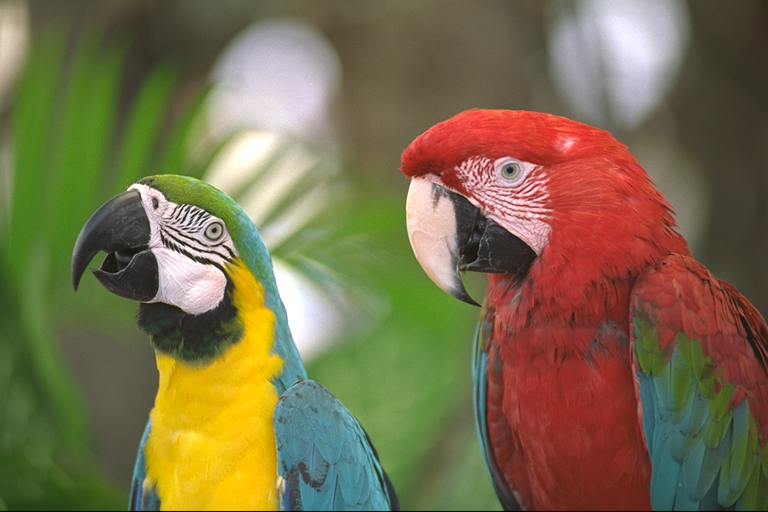
#> input picture tsks24/lab4/image1.png, 768 x 512 px
$ python DemoD.py
#> lines starting #> are read from the running program, lines starting #| are printed output that depends on the picture; long printed decimals are rounded
### tsks24/lab4/jpeglab.py
# JPEG lab module

import numpy as np
import sys
def rgb2ycbcr(r, g=0, b=0):
    if r.ndim == 3:
        g = r[:,:,1]
        b = r[:,:,2]
        r = r[:,:,0]
    y = 16. + (65.481*r + 128.553*g + 24.966*b)/255.
    cb = 128. + (-37.797*r - 74.203*g + 112.*b)/255.
    cr = 128. + (112.*r - 93.786*g - 18.214*b)/255.
    return (y, cb, cr)

# [5 lines left out: function ycbcr2rgb, not called in this run]

def im2col_distinct(A, blocksize):
	nrows, ncols = blocksize
	nele = nrows*ncols
	nrowspad = A.shape[0]//nrows+(A.shape[0]%nrows>0)
	ncolspad = A.shape[1]//ncols+(A.shape[1]%ncols>0)
	A1 = np.zeros((nrows*nrowspad, ncols*ncolspad))
	A1[:A.shape[0], :A.shape[1]] = A
	t = np.swapaxes(A1.reshape(nrowspad,nrows,ncolspad,ncols),0,3)
	out = t.reshape(nele,-1)
	return (out)

def col2im_distinct(A, blocksize, shp):
	nrows, ncols = blocksize
	nele = nrows*ncols
	nrowspad = shp[0]//nrows+(shp[0]%nrows>0)
	ncolspad = shp[1]//ncols+(shp[1]%ncols>0)
	t = np.swapaxes(A.reshape(ncols,nrows,ncolspad,nrowspad),0,3)
	out = t.reshape(nrows*nrowspad, ncols*ncolspad)[:shp[0],:shp[1]]
	return (out)

def dct2basemx(block):			#Make a 2D DCT transform matrix
    m, n = block
    N = m*n
    X = np.arange(m)[np.newaxis,np.newaxis,:,np.newaxis]
    Y = np.arange(n)[np.newaxis,np.newaxis,np.newaxis,:]
    I = np.arange(m)[:,np.newaxis,np.newaxis,np.newaxis]
    J = np.arange(n)[np.newaxis,:,np.newaxis,np.newaxis]
    #Form from here: https://www.math.cuhk.edu.hk/~lmlui/dct.pdf, I've used numpys internal broadcasting to skip using meshgrids since they can be error-prone
    DCT_tensor = (2/np.sqrt(n*m)*np.sqrt(0.5)**(I==0) *np.sqrt(0.5)**(J==0)*(np.cos((2*X+1)*I*np.pi/(2*n))*np.cos((2*Y+1)*J*np.pi/(2*m))))
    DCT_matrix = DCT_tensor.reshape(n*m,n*m)#The tensor has shape i,j,x,y we reshape it to i*j,x*y
    return DCT_matrix

def bdct(im, M):				#bdct - block dct of image
    if isinstance(M,int):
        M =(M,M)
    dct_base_matrix = dct2basemx(M)
    column_im = im2col_distinct(im, M)
    t = np.dot(dct_base_matrix,column_im)

    return (t)

def ibdct(t, M, shp):				#bdct - block dct of image
	if isinstance(M,int):
		M =(M,M)
	if isinstance(shp,int):
		shp = (shp,shp)
	if M[0]*M[1] != t.shape[0]:
		sys.exit('The blocksize does not fit the transform image.')
	im = col2im_distinct(np.dot(dct2basemx(M).T,t), M, shp)
	return (im)

def bquant(t, qmtx):
	if isinstance(qmtx, int):
		tq = np.round(t/np.float64(qmtx))# Only one quantization value
	else:
		qmtx = qmtx.reshape(-1,1)
		if t.shape[0] != qmtx.shape[0]:
			sys.exit('Wrong number of quantization values.')
		tq = np.round(t/np.kron(np.ones((1,t.shape[1])),qmtx.astype(float)))
	return (tq)

def brec(tq, qmtx):
	if isinstance(qmtx, int):
		t = tq*qmtx				# Only one quantization value
	else:
		qmtx = qmtx.reshape(-1,1)
		if tq.shape[0] != qmtx.shape[0]:
			sys.exit('Wrong number of quantization values.')
		t = tq*np.kron(np.ones((1,tq.shape[1])),qmtx.astype(float))
	return (t)

def jpgqmtx():
	Q=np.array([[ 16],
       [ 12],
       [ 14],
       [ 14],
       [ 18],
       [ 24],
       [ 49],
       [ 72],
       [ 11],
       [ 12],
       [ 13],
       [ 17],
       [ 22],
       [ 35],
       [ 64],
       [ 92],
       [ 10],
       [ 14],
       [ 16],
       [ 22],
       [ 37],
       [ 55],
       [ 78],
       [ 95],
       [ 16],
       [ 19],
       [ 24],
       [ 29],
       [ 56],
       [ 64],
       [ 87],
       [ 98],
       [ 24],
       [ 26],
       [ 40],
       [ 51],
       [ 68],
       [ 81],
       [103],
       [112],
       [ 40],
       [ 58],
       [ 57],
       [ 87],
       [109],
       [104],
       [121],
       [100],
       [ 51],
       [ 60],
       [ 69],
       [ 80],
       [103],
       [113],
       [120],
       [103],
       [ 61],
       [ 55],
       [ 56],
       [ 62],
       [ 77],
       [ 92],
       [101],
       [ 99]])
	return (Q)

# [54 lines left out: functions zigzag_indices, zigzag_matrix, plot_zigzag_scan, not called in this run]

### tsks24/lab4/DemoA.py
import numpy as np
from scipy import signal, misc, ndimage
import cv2
from matplotlib import pyplot as plt
plt.rcParams['image.interpolation'] = 'nearest'
import jpeglab as jl


def mse(x,y):
    return np.mean((x-y)**2)

def psnr(x,y):
    return 10*np.log10(255**2/mse(x,y))

# [27 lines that do not run on import are left out]

### tsks24/lab4/DemoD.py
import numpy as np
from scipy import signal, misc, ndimage
import cv2
from matplotlib import pyplot as plt
plt.rcParams['image.interpolation'] = 'nearest'
import jpeglab as jl
from DemoA import mse, psnr

orig = cv2.imread('image1.png')
#> orig is the input picture: shape (512, 768, 3); mean B, G, R 75.8, 109.6, 121.7
orig = cv2.cvtColor(orig, cv2.COLOR_BGR2RGB)

y, cb, cr = jl.rgb2ycbcr(orig)
#> in rgb2ycbcr, `g = r[:,:,1]`:
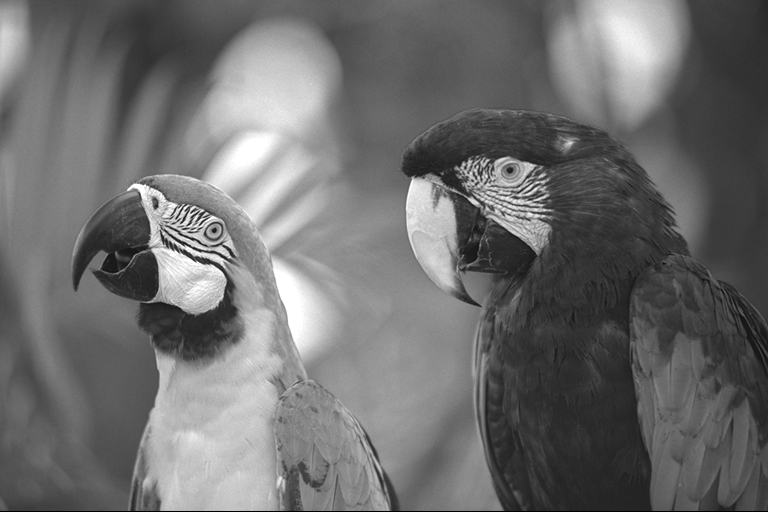
#> g: shape (512, 768); min 0, max 255, mean 109.6
#> in rgb2ycbcr, `b = r[:,:,2]`:
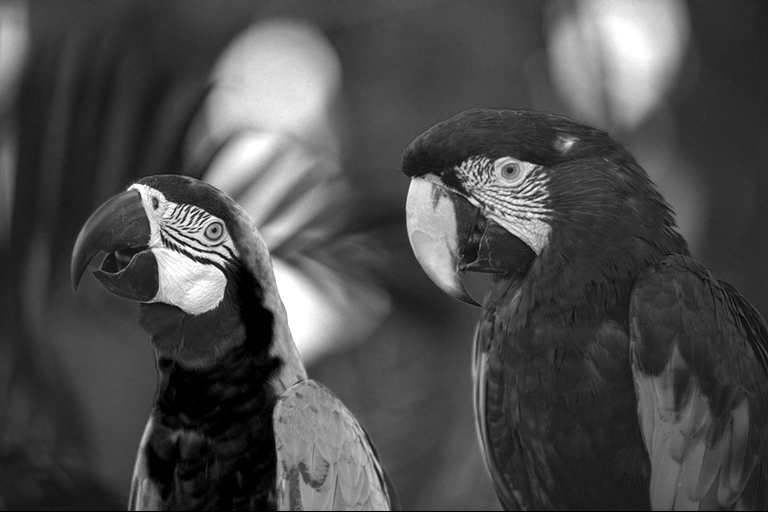
#> b: shape (512, 768); min 0, max 255, mean 75.8
#> in rgb2ycbcr, `r = r[:,:,0]`:
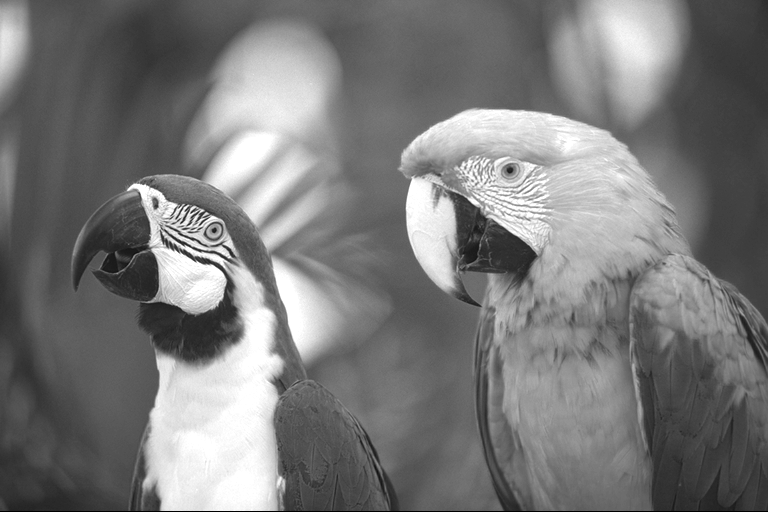
#> r: shape (512, 768); min 0, max 255, mean 121.7
#> in rgb2ycbcr, `cb = 128. + (-37.797*r - 74.203*g + 112.*b)/255.`:
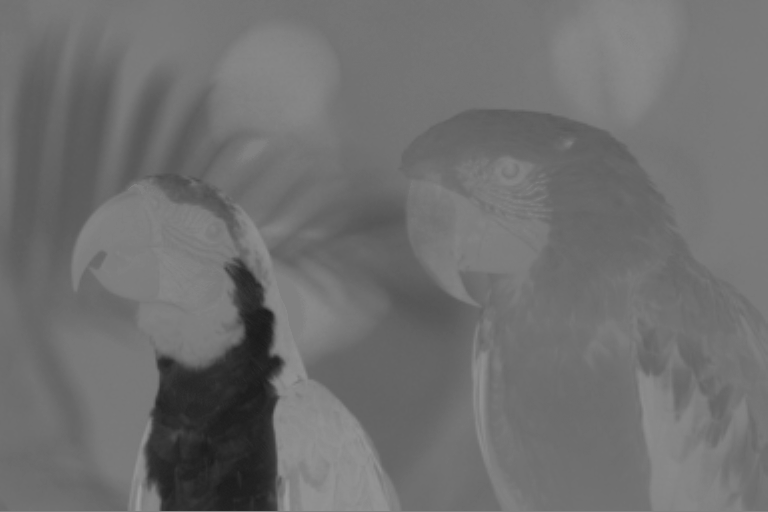
#> cb: shape (512, 768) float64; min 25.89, max 157.8, mean 111.4
#> in rgb2ycbcr, `cr = 128. + (112.*r - 93.786*g - 18.214*b)/255.`:
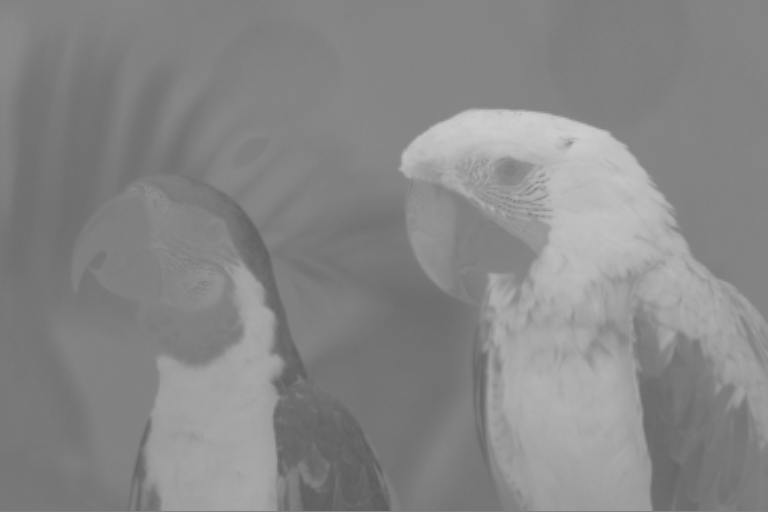
#> cr: shape (512, 768) float64; min 92.59, max 205.6, mean 135.7

plt.figure(0)
plt.imshow(y, 'gray', clim=(0, 255))
plt.title('y')

plt.show(block=False)


Yb = jl.bdct(y, (8, 8))
#> in bdct, `t = np.dot(dct_base_matrix,column_im)`:
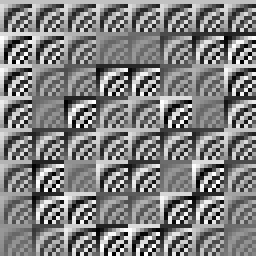
#> dct_base_matrix: shape (64, 64) float64 (shown 4 times larger); min -0.24, max 0.24, mean 0.00195; drawn with min black and max white
ulim = np.max(np.abs(Yb))/10
#> ulim = 188
# [5 lines of commented-out code are left out]

yn = jl.ibdct(Yb, (8, 8), y.shape)
#plt.figure(4)
#plt.imshow(yn,'gray',clim=(0,255))
#plt.title('inverse transformaed image yn')

"""print('MSE:', mse(y,yn))
print('PSNR:', psnr(y,yn))
print('maximum diff: ', np.max(np.abs(y-yn)))"""

#plt.show(block=False)

Yb = jl.bdct(y, (8, 8))
Ybq = np.zeros_like(Yb)
Ybq[(0, 1, 8, 9), :] = np.round(Yb[(0, 1, 8, 9), :])
yq2 = jl.ibdct(Ybq, (8, 8), (512, 768))
#plt.figure(5)
#plt.imshow(yq2, 'gray', clim=(0, 255))
#plt.title('coded image yq2 4 coefficients')

"""
print(f'min: {np.min(Ybq)} max: {np.max(Ybq)}')

print('MSE:', mse(yn,yq2))
print('PSNR:', psnr(yn,yq2))"""

#plt.show(block=False)


Yb9 = jl.bdct(y, (8, 8))
Ybq9 = np.zeros_like(Yb)
Ybq9[(0, 1, 2, 8, 9, 10, 16, 17, 18), :] = np.round(Yb[(0, 1, 2, 8, 9, 10, 16, 17, 18), :])
yq29 = jl.ibdct(Ybq9, (8, 8), (512, 768))
#plt.figure(5)
#plt.imshow(yq2, 'gray', clim=(0, 255))
#plt.title('coded image yq2 9 coefficients')
"""
print("YBQ9-------------------------")
print(f'min: {np.min(Ybq9)} max: {np.max(Ybq9)}')
print('MSE:', mse(yn,yq29))
print('PSNR:', psnr(yn,yq29))"""

#plt.show(block=True)

"""
Q1 = 50
Ybq = jl.bquant(Yb, Q1)
Ybr = jl.brec(Ybq, Q1)
yr = jl.ibdct(Ybr, (8, 8), (512, 768))
plt.figure(1)
plt.imshow(yr, 'gray', clim=(0, 255))
plt.title('reconstructed image Q1=50')

print('Q1 = 50 -------------------------')
print('MSE:', mse(y, yr))
print('PSNR:', psnr(y, yr))

Q12 = 18
Ybq20 = jl.bquant(Yb, Q12)
Ybr20 = jl.brec(Ybq20, Q12)
yr20 = jl.ibdct(Ybr20, (8, 8), (512, 768))
plt.figure(2)
plt.imshow(yr20, 'gray', clim=(0, 255))
plt.title('reconstructed image Q1=20')

print('Q1 = 18 -------------------------')
print('MSE:', mse(y, yr20))
print('PSNR:', psnr(y, yr20))


plt.show(block=True)
"""
Qm = jl.jpgqmtx()
Qm.reshape(8, 8)
#print(Qm)

JPEGMEAN = np.mean(Qm)
print(JPEGMEAN)

Q2 = 2.8
Ybq = jl.bquant(Yb, jl.jpgqmtx()*Q2)
#> in bquant, `qmtx = qmtx.reshape(-1,1)`: qmtx = 64 values, max 338.8 at index 46, min 28 at index 16, mean 161.3
Ybr = jl.brec(Ybq, jl.jpgqmtx()*Q2)
yr = jl.ibdct(Ybr, (8, 8), (512, 768))
#> call 4 of col2im_distinct, with A = array of shape (64, 6144), blocksize = (8, 8), shp = (512, 768)
#> in col2im_distinct (call 4), `out = t.reshape(nrows*nrowspad, ncols*ncolspad)[:shp[0],:shp[1]]`:
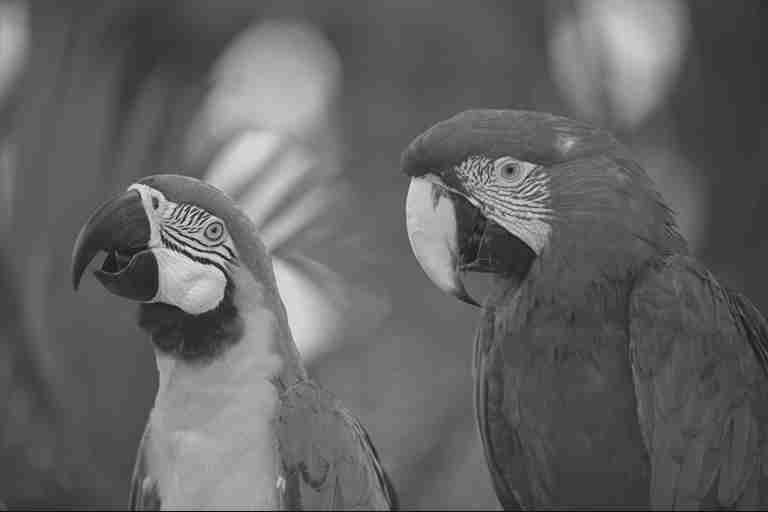
#> out: shape (512, 768) float64; min -1.49, max 284.2, mean 109.9; drawn with min black and max white
plt.figure(4), plt.imshow(yr, 'gray', clim=(0, 255))

for i, j in enumerate([2.8, 0.9]):
    print(f'i: {i} j: {j}')
    Q2 = j
    Ybq = jl.bquant(Yb, jl.jpgqmtx()*Q2)
    Ybr = jl.brec(Ybq, jl.jpgqmtx()*Q2)
    yr = jl.ibdct(Ybr, (8, 8), (512, 768))
    plt.figure(i + 10), plt.imshow(yr, 'gray', clim=(0, 255))
    plt.title(f'reconstructed image Q2={j}')
    print("MEAN:", JPEGMEAN*Q2, "Ebpp:", 12/(JPEGMEAN*Q2))
    print(f'MSE: {mse(y, yr)}')
    print(f'PSNR: {psnr(y, yr)}')
#> this loop made 2 passes
#| MSE: 21.601
#| PSNR: 34.786
#| MSE: 8.281
#| PSNR: 38.950

plt.show(block=True)

$ run again, with tsks24/lab4/image3.png copied over tsks24/lab4/image1.png
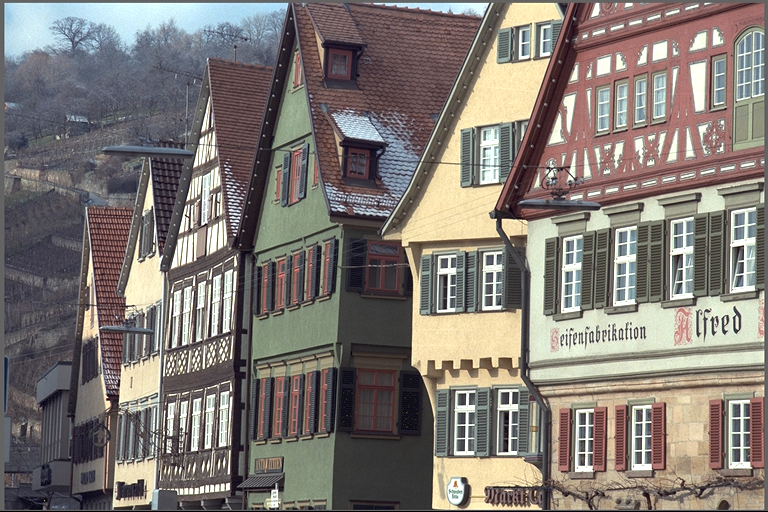
#> input picture tsks24/lab4/image3.png, 768 x 512 px
#> orig is the input picture: shape (512, 768, 3); mean B, G, R 116, 121.1, 128
#> in rgb2ycbcr, `cr = 128. + (112.*r - 93.786*g - 18.214*b)/255.`:
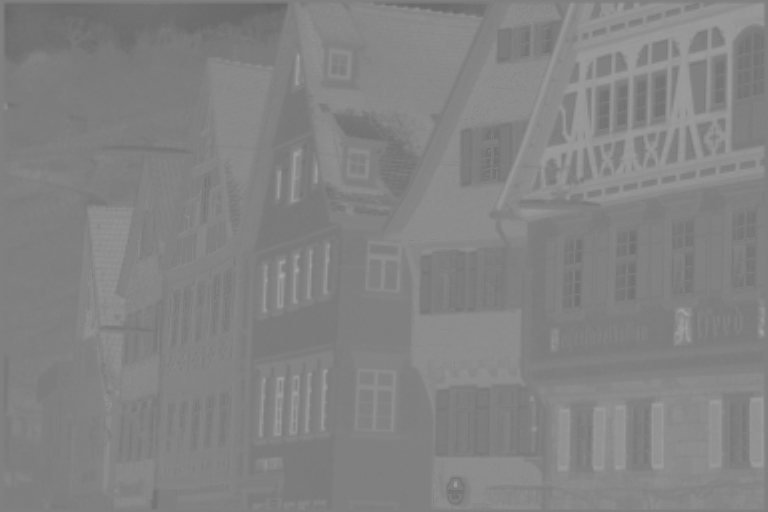
#> cr: shape (512, 768) float64; min 102, max 168, mean 131.4
#> ulim = 187.3
#> in bquant, `qmtx = qmtx.reshape(-1,1)`: qmtx = 64 values, max 338.8 at index 46, min 28 at index 16, mean 161.3
#> in col2im_distinct (call 4), `out = t.reshape(nrows*nrowspad, ncols*ncolspad)[:shp[0],:shp[1]]`:
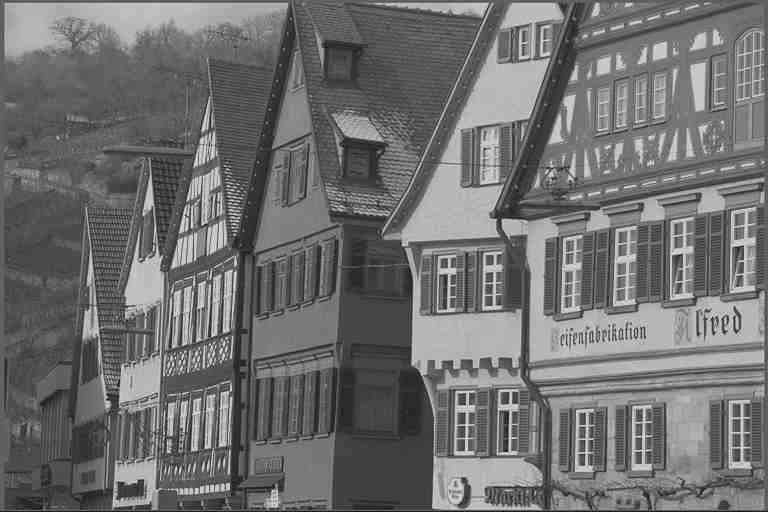
#> out: shape (512, 768) float64; min -21.75, max 304.3, mean 121.3; drawn with min black and max white
#> the loop `for i, j in enumerate([2.8, 0.9]):` made 2 passes
#| MSE: 130.180
#| PSNR: 26.985
#| MSE: 48.495
#| PSNR: 31.274

$ run again, with tsks24/lab4/image4.png copied over tsks24/lab4/image1.png
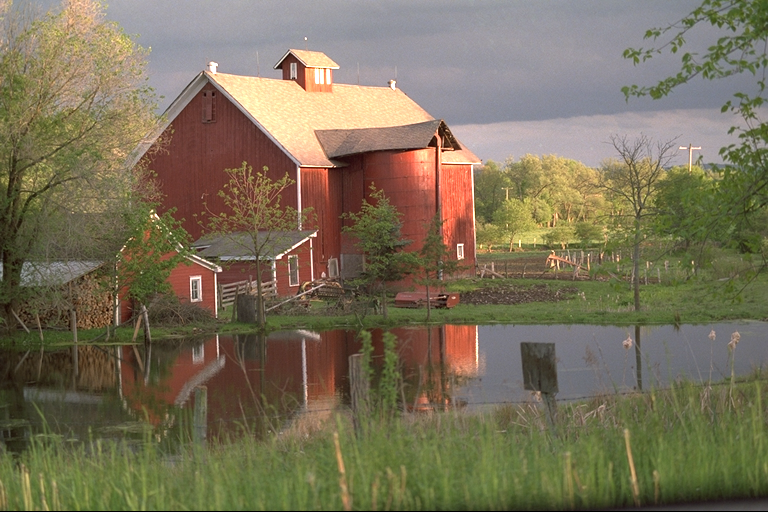
#> input picture tsks24/lab4/image4.png, 768 x 512 px
#> orig is the input picture: shape (512, 768, 3); mean B, G, R 88.7, 112.4, 121.8
#> in rgb2ycbcr, `cr = 128. + (112.*r - 93.786*g - 18.214*b)/255.`:
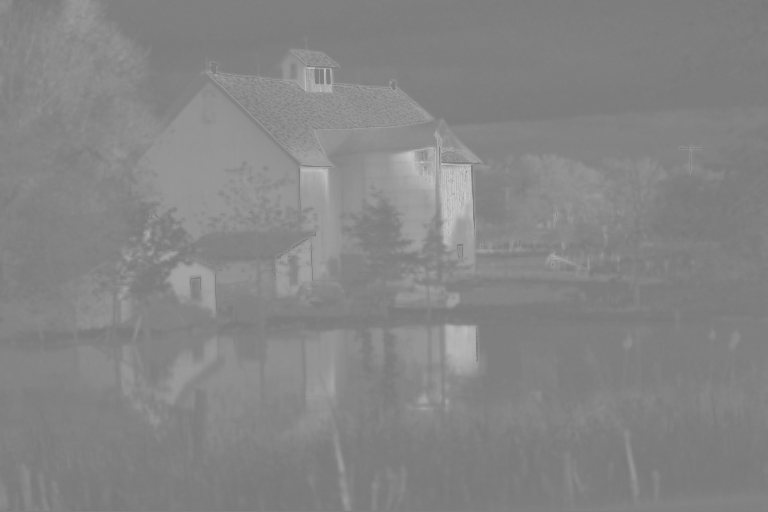
#> cr: shape (512, 768) float64; min 120.8, max 201, mean 133.8
#> ulim = 177.8
#> in bquant, `qmtx = qmtx.reshape(-1,1)`: qmtx = 64 values, max 338.8 at index 46, min 28 at index 16, mean 161.3
#> the loop `for i, j in enumerate([2.8, 0.9]):` made 2 passes
#| MSE: 53.256
#| PSNR: 30.867
#| MSE: 23.577
#| PSNR: 34.406
